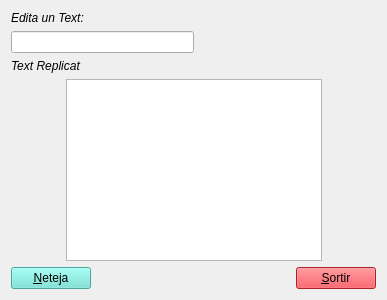
<?xml version="1.0" encoding="UTF-8"?>
<ui version="4.0">
 <class>MyForm</class>
 <widget class="QWidget" name="MyForm">
  <property name="geometry">
   <rect>
    <x>0</x>
    <y>0</y>
    <width>387</width>
    <height>300</height>
   </rect>
  </property>
  <property name="windowTitle">
   <string>Form</string>
  </property>
  <layout class="QVBoxLayout" name="verticalLayout">
   <item>
    <widget class="QLabel" name="label">
     <property name="font">
      <font>
       <italic>true</italic>
      </font>
     </property>
     <property name="text">
      <string>Edita un Text:</string>
     </property>
    </widget>
   </item>
   <item>
    <layout class="QHBoxLayout" name="horizontalLayout_3">
     <item>
      <widget class="QLineEdit" name="lineEdit"/>
     </item>
     <item>
      <spacer name="horizontalSpacer_5">
       <property name="orientation">
        <enum>Qt::Horizontal</enum>
       </property>
       <property name="sizeHint" stdset="0">
        <size>
         <width>38</width>
         <height>20</height>
        </size>
       </property>
      </spacer>
     </item>
    </layout>
   </item>
   <item>
    <widget class="QLabel" name="label_2">
     <property name="font">
      <font>
       <italic>true</italic>
      </font>
     </property>
     <property name="text">
      <string>Text Replicat</string>
     </property>
    </widget>
   </item>
   <item>
    <layout class="QHBoxLayout" name="horizontalLayout_2">
     <item>
      <spacer name="horizontalSpacer_2">
       <property name="orientation">
        <enum>Qt::Horizontal</enum>
       </property>
       <property name="sizeHint" stdset="0">
        <size>
         <width>28</width>
         <height>20</height>
        </size>
       </property>
      </spacer>
     </item>
     <item>
      <widget class="QTextEdit" name="textEdit"/>
     </item>
     <item>
      <spacer name="horizontalSpacer_3">
       <property name="orientation">
        <enum>Qt::Horizontal</enum>
       </property>
       <property name="sizeHint" stdset="0">
        <size>
         <width>28</width>
         <height>20</height>
        </size>
       </property>
      </spacer>
     </item>
    </layout>
   </item>
   <item>
    <layout class="QHBoxLayout" name="horizontalLayout">
     <item>
      <widget class="QPushButton" name="pushButton_2">
       <property name="styleSheet">
        <string notr="true">background-color: rgb(104, 227, 214);</string>
       </property>
       <property name="text">
        <string>&amp;Neteja</string>
       </property>
       <property name="shortcut">
        <string>Alt+N</string>
       </property>
      </widget>
     </item>
     <item>
      <spacer name="horizontalSpacer">
       <property name="orientation">
        <enum>Qt::Horizontal</enum>
       </property>
       <property name="sizeHint" stdset="0">
        <size>
         <width>188</width>
         <height>20</height>
        </size>
       </property>
      </spacer>
     </item>
     <item>
      <widget class="QPushButton" name="pushButton">
       <property name="styleSheet">
        <string notr="true">background-color: rgb(237, 51, 59);</string>
       </property>
       <property name="text">
        <string>&amp;Sortir</string>
       </property>
       <property name="shortcut">
        <string>Alt+E</string>
       </property>
      </widget>
     </item>
    </layout>
   </item>
  </layout>
 </widget>
 <resources/>
 <connections>
  <connection>
   <sender>pushButton</sender>
   <signal>clicked()</signal>
   <receiver>MyForm</receiver>
   <slot>close()</slot>
   <hints>
    <hint type="sourcelabel">
     <x>340</x>
     <y>273</y>
    </hint>
    <hint type="destinationlabel">
     <x>343</x>
     <y>213</y>
    </hint>
   </hints>
  </connection>
  <connection>
   <sender>pushButton_2</sender>
   <signal>clicked()</signal>
   <receiver>lineEdit</receiver>
   <slot>clear()</slot>
   <hints>
    <hint type="sourcelabel">
     <x>69</x>
     <y>282</y>
    </hint>
    <hint type="destinationlabel">
     <x>47</x>
     <y>44</y>
    </hint>
   </hints>
  </connection>
  <connection>
   <sender>pushButton_2</sender>
   <signal>clicked()</signal>
   <receiver>textEdit</receiver>
   <slot>clear()</slot>
   <hints>
    <hint type="sourcelabel">
     <x>74</x>
     <y>270</y>
    </hint>
    <hint type="destinationlabel">
     <x>118</x>
     <y>181</y>
    </hint>
   </hints>
  </connection>
  <connection>
   <sender>lineEdit</sender>
   <signal>textChanged(QString)</signal>
   <receiver>textEdit</receiver>
   <slot>setText(QString)</slot>
   <hints>
    <hint type="sourcelabel">
     <x>161</x>
     <y>47</y>
    </hint>
    <hint type="destinationlabel">
     <x>243</x>
     <y>137</y>
    </hint>
   </hints>
  </connection>
 </connections>
</ui>
